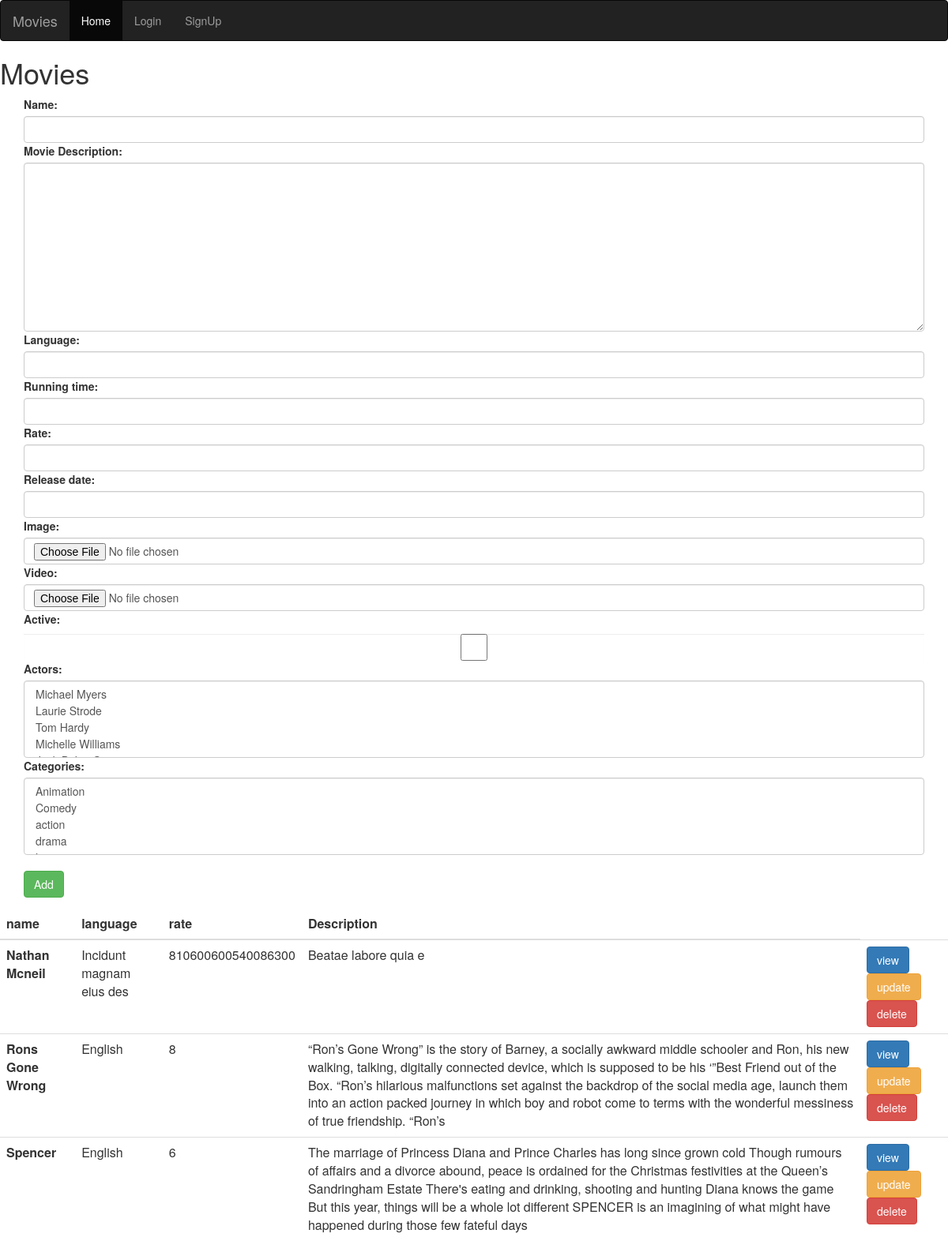
The app's page /movie/movies/ with its own data.
### Movie/models.py (models this page shows, shortened)
class Movie(models.Model):
    name = models.CharField(max_length=255)
    description = models.TextField(verbose_name='Movie Description')
    language = models.CharField(max_length=25)
    running_time = models.IntegerField()
    rate = models.PositiveBigIntegerField()
    release_date = models.DateTimeField()
    image=models.ImageField(upload_to='photos%y%m%d')
    video = models.FileField(upload_to='videos%y%m%d', null=True)
    active=models.BooleanField(default=True)
    creation_date = models.DateTimeField(auto_now_add=True) # awl mara n3ml add bas
    modification = models.DateTimeField(auto_now=True) # kol mara by7sal edit
    actors = models.ManyToManyField('Cast')
    categories = models.ManyToManyField('Category')
    class Meta:
        verbose_name='Movie' #the name that appear in UI and incremented by s automatically
        ordering=['name']

### Movie/views.py (the view, shortened to what this page needs)
# urls.py: path('movies/', movies , name='movies-data'),
def movies(request):
    data=request.POST
    media=request.FILES
    form = MovieForm(data,files=media)
    return render(request,'movie/movies.html',{'mov':Movie.objects.all(),'form':form})

### Movie/forms.py
class MovieForm(ModelForm):
    class Meta:
        model=Movie
        fields='__all__'

### Movie/models.py (called while the page is built)
    def __str__(self):  # to replace Movie object that appear in UI by name of the movie
        return self.type

    def __str__(self): # to replace Movie object that appear in UI by name of the movie
        return self.cast_name

### Movie/templates/movie/movies.html (shortened to what this page needs)
{% extends 'main/base_layout.html'%}
{% load widget_tweaks %}
{% block content %}
<h1> Movies</h1>
<form method="post" novalidate enctype="multipart/form-data">
{% for field in form %}
<div class="container">
    {{field.label_tag}}
    {% if field.label_tag == "Active:" %}
        {% render_field field class='form-check-input' %}
    {% else %}
        {% render_field field class='form-control mt-3' %}
    {% endif %}
</div>
{% endfor %}
    <br/>
    <div class="container">
    <button class="btn btn-success" type="submit">Add</button>
    </div>
</form>
<table class="table">
    <thead>
    <tr>
        <th scope="col">name</th>
        <th scope="col">language</th>
        <th scope="col">rate</th>
        <th scope="col">Description</th>
    </tr>
    </thead>
    <tbody>
    {% for i in mov %}
    <tr>
        <th scope="row">{{i.name}}</th>
        <td>{{i.language}}</td>
        <td>{{i.rate}}</td>
        <td>{{i.description}}</td>
        <td>
            <a  class="btn btn-primary" href="{% url 'movie:view-data' i.id%}">view</a>
            <a  class="btn btn-warning" href="{% url 'movie:update-data' i.id%}">update</a>
            <a  class="btn btn-danger" href="{% url 'movie:delete-data' i.id %}">delete</a>
        </td>
    </tr>
    {% endfor %}
    </tbody>
</table>
{% endblock %}

### records on screen
Movie: name "Nathan Mcneil", language "Incidunt magnam eius des", rate "810600600540086300", description "Beatae labore quia e"
Movie: name "Rons Gone Wrong", language "English", rate "8", description "“Ron’s Gone Wrong” is the story of Barney, a socially awkward middle schooler and Ron, his new walking, talking, digitally connected device, which is supposed to be his ‘”Best Friend out of the Box. “Ron’s hilarious malfunctions set against the backdrop of the social media age, launch them into an action packed journey in which boy and robot come to terms with the wonderful messiness of true friendship. “Ron’s"
Movie: name "Spencer", language "English", rate "6", description "The marriage of Princess Diana and Prince Charles has long since grown cold Though rumours of affairs and a divorce abound, peace is ordained for the Christmas festivities at the Queen’s Sandringham Estate There's eating and drinking, shooting and hunting Diana knows the game But this year, things will be a whole lot different SPENCER is an imagining of what might have happened during those few fateful days"

### other values on screen
{{ field.label_tag }} "Name:" "Movie Description:" "Language:" "Running time:" "Rate:" "Release date:" "Image:" "Video:" "Active:" "Actors:" "Categories:"
